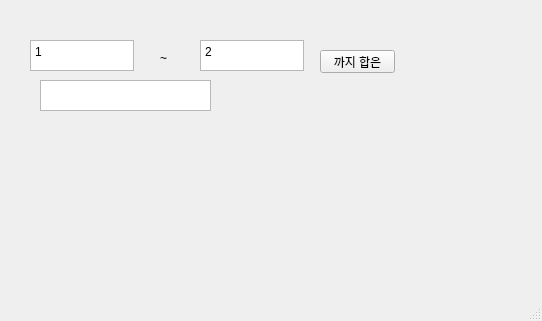
<?xml version="1.0" encoding="UTF-8"?>
<ui version="4.0">
 <class>MainWindow</class>
 <widget class="QMainWindow" name="MainWindow">
  <property name="geometry">
   <rect>
    <x>0</x>
    <y>0</y>
    <width>542</width>
    <height>321</height>
   </rect>
  </property>
  <property name="windowTitle">
   <string>MainWindow</string>
  </property>
  <widget class="QWidget" name="centralwidget">
   <widget class="QPlainTextEdit" name="te1">
    <property name="geometry">
     <rect>
      <x>30</x>
      <y>40</y>
      <width>104</width>
      <height>31</height>
     </rect>
    </property>
    <property name="plainText">
     <string>1</string>
    </property>
   </widget>
   <widget class="QPlainTextEdit" name="te2">
    <property name="geometry">
     <rect>
      <x>200</x>
      <y>40</y>
      <width>104</width>
      <height>31</height>
     </rect>
    </property>
    <property name="plainText">
     <string>2</string>
    </property>
   </widget>
   <widget class="QLabel" name="label">
    <property name="geometry">
     <rect>
      <x>160</x>
      <y>50</y>
      <width>31</width>
      <height>16</height>
     </rect>
    </property>
    <property name="text">
     <string>~</string>
    </property>
   </widget>
   <widget class="QPushButton" name="pb">
    <property name="geometry">
     <rect>
      <x>320</x>
      <y>50</y>
      <width>75</width>
      <height>23</height>
     </rect>
    </property>
    <property name="text">
     <string>까지 합은</string>
    </property>
   </widget>
   <widget class="QPlainTextEdit" name="te3">
    <property name="geometry">
     <rect>
      <x>40</x>
      <y>80</y>
      <width>171</width>
      <height>31</height>
     </rect>
    </property>
   </widget>
  </widget>
  <widget class="QMenuBar" name="menubar">
   <property name="geometry">
    <rect>
     <x>0</x>
     <y>0</y>
     <width>542</width>
     <height>21</height>
    </rect>
   </property>
  </widget>
  <widget class="QStatusBar" name="statusbar"/>
 </widget>
 <resources/>
 <connections/>
</ui>
